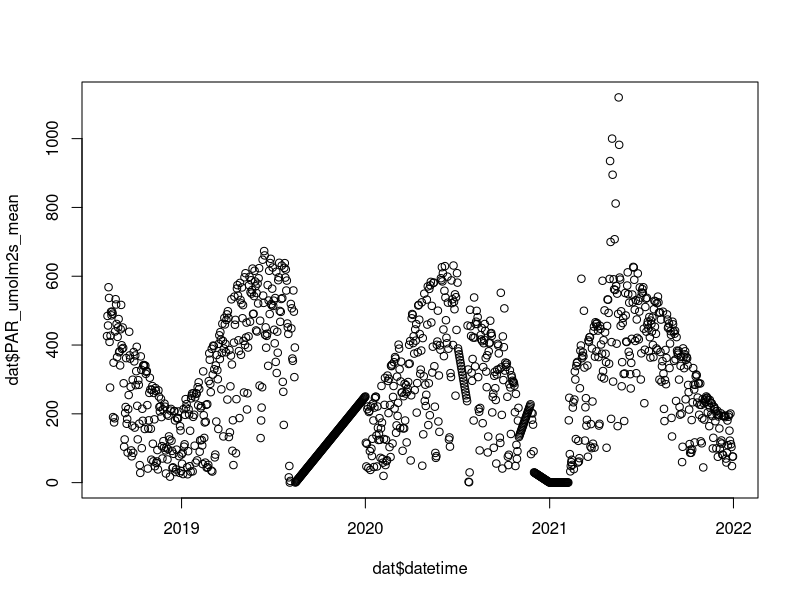
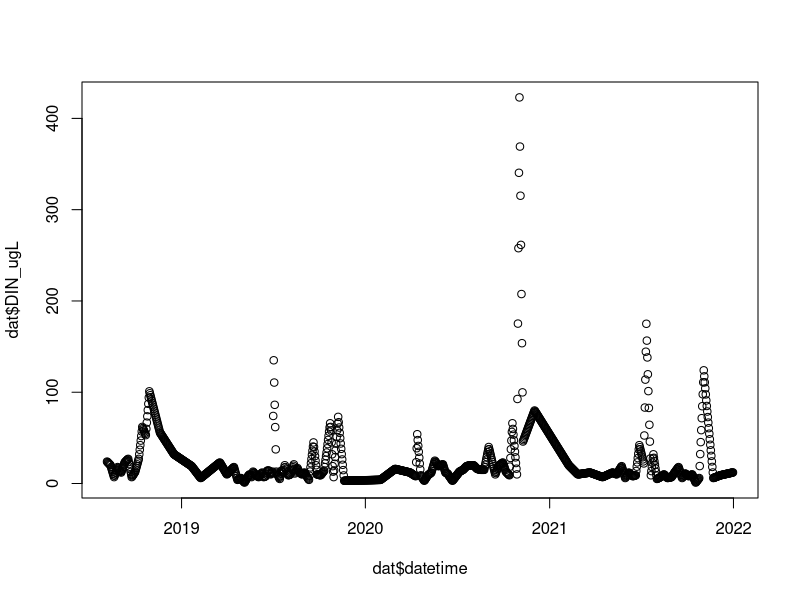
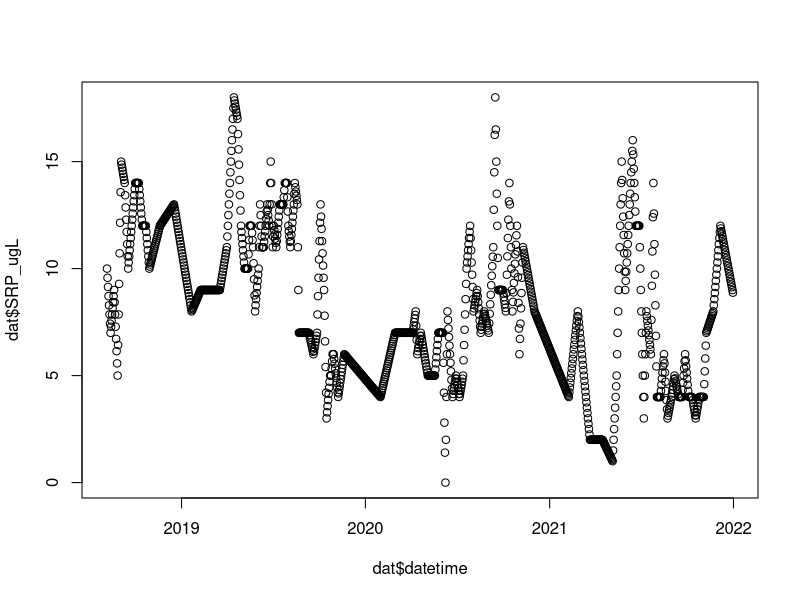
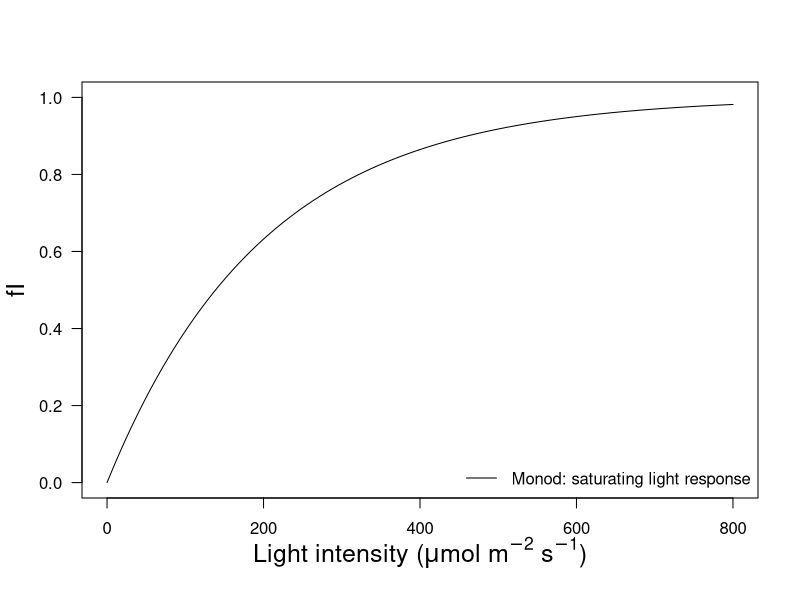
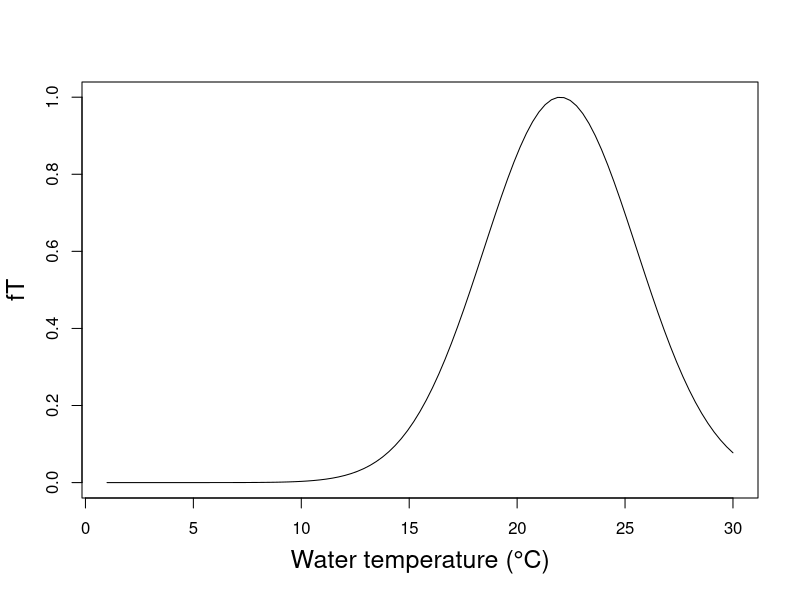
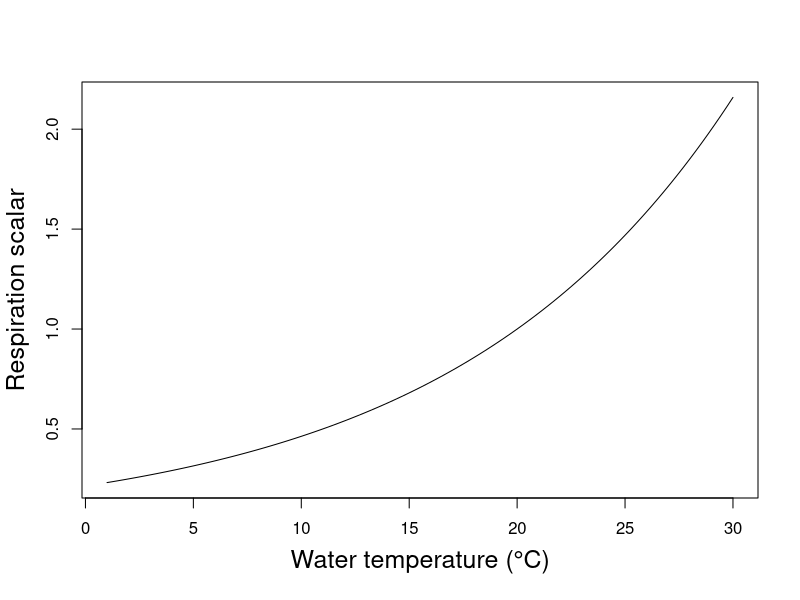
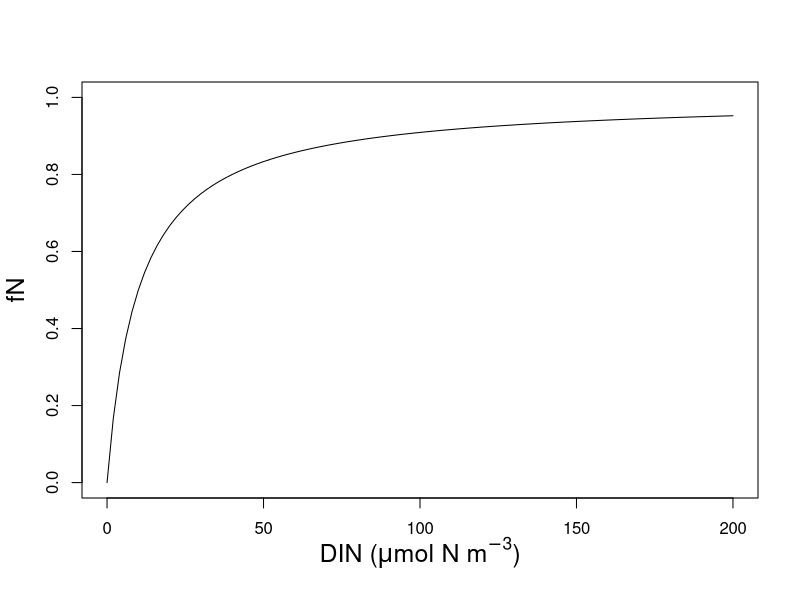
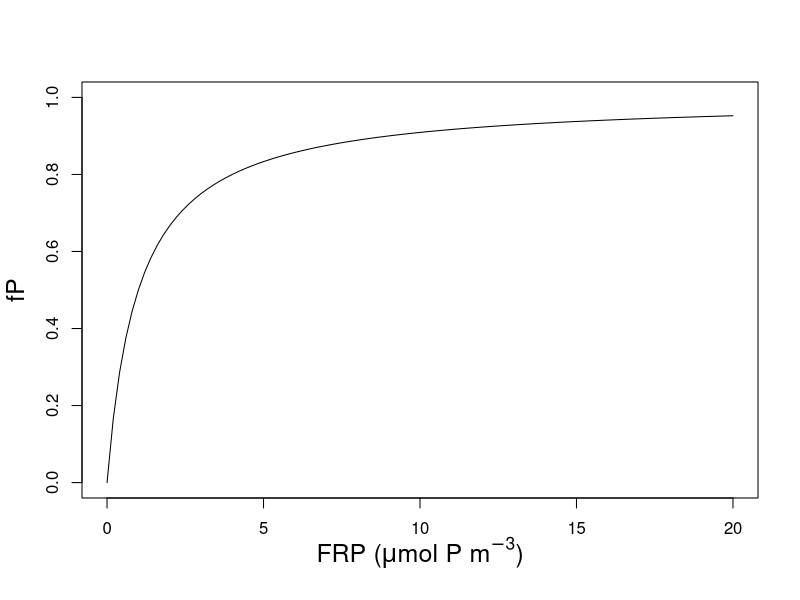

Write R code to recreate these figures, in order.
# Functional Relationship plots
# Author: Mary Lofton
# Date last updated: 15APR24

# Purpose: visualize growth responses to light, temperature, and nutrients for simple
# process models

# load packages
library(tidyverse)
library(lubridate)

# Monod function for light
f1 <- function(par, I_K){
  y = 1 - exp(-(par/I_K))
}
I_K = 200

# check to see what range we should plot over
dat <- read_csv("./data/data_processed/processModels.csv") %>%
  filter(year(datetime) <= 2021) 
range(dat$PAR_umolm2s_mean)
plot(dat$datetime, dat$PAR_umolm2s_mean)
# values above ~800 look like outliers, going to cap plot at 800 umolm2s

# plot
jpeg("./figures/light_eq.jpeg", res = 300, width = 5, height = 3.5, units = "in")
par(cex.lab = 1.5, mgp = c(2.7,1,0))
curve(f1(x,I_K=I_K),from=0, to=800,ylab='fI',xlab = expression(paste("Light intensity"," (",mu,"mol ",m^-2," ",s^-1,")")),ylim = c(0,1), yaxt="n")
axis(2, las = 2)
legend("bottomright", lty = c(1), legend = c("Monod: saturating light response"),bty = "n")
dev.off()

# Hellweger function for temperature
# source: 
f2 <- function(x, T_0, q){
  y = exp(-( (x - T_0) / q )^2)
}
T_0 = 22
q = 5

jpeg("./figures/temp_eq.jpeg", res = 300, width = 5, height = 3.5, units = "in")
par(cex.lab = 1.5, mgp = c(2.7,1,0))
curve(f2(x,T_0 = T_0, q = q),from=1, to=30,ylab='fT',xlab = 'Water temperature (°C)')
dev.off()

f3 <- function(x, theta_resp){
  y = theta_resp^(x-20)
}
theta_resp = 1.08

jpeg("./figures/resp_eq.jpeg", res = 300, width = 5, height = 3.5, units = "in")
par(cex.lab = 1.5, mgp = c(2.7,1,0))
curve(f3(x,theta_resp = theta_resp),from=1, to=30,ylab='Respiration scalar',xlab = 'Water temperature (°C)')
dev.off()

f4 <- function(DIN, N_0, K_N){
  y = (DIN - N_0) / (DIN - N_0 + K_N)
}
K_N = 10
N_0 = 0

# check range to plot
range(dat$DIN_ugL)
plot(dat$datetime, dat$DIN_ugL)
# values above ~200 look like outliers, going to cap plot at 200 ugL

jpeg("./figures/DIN_eq.jpeg", res = 300, width = 5, height = 3.5, units = "in")
par(cex.lab = 1.5, mgp = c(2.7,1,0))
curve(f4(x, N_0 = N_0, K_N = K_N),from=0, to=200,ylab='fN',xlab = expression(paste("DIN"," (",mu,"mol N ",m^-3,")")),ylim = c(0,1))
dev.off()

f5 <- function(FRP, P_0, K_P){
  y = (FRP - P_0) / (FRP - P_0 + K_P)
}
K_P = 1
P_0 = 0

# check range to plot
range(dat$SRP_ugL)
plot(dat$datetime, dat$SRP_ugL)
# values above ~200 look like outliers, going to cap plot at 200 ugL

jpeg("./figures/FRP_eq.jpeg", res = 300, width = 5, height = 3.5, units = "in")
par(cex.lab = 1.5, mgp = c(2.7,1,0))
curve(f5(x, P_0 = P_0, K_P = K_P),from=0, to=20,ylab='fP',xlab = expression(paste("FRP"," (",mu,"mol P ",m^-3,")")),ylim = c(0,1))
dev.off()






